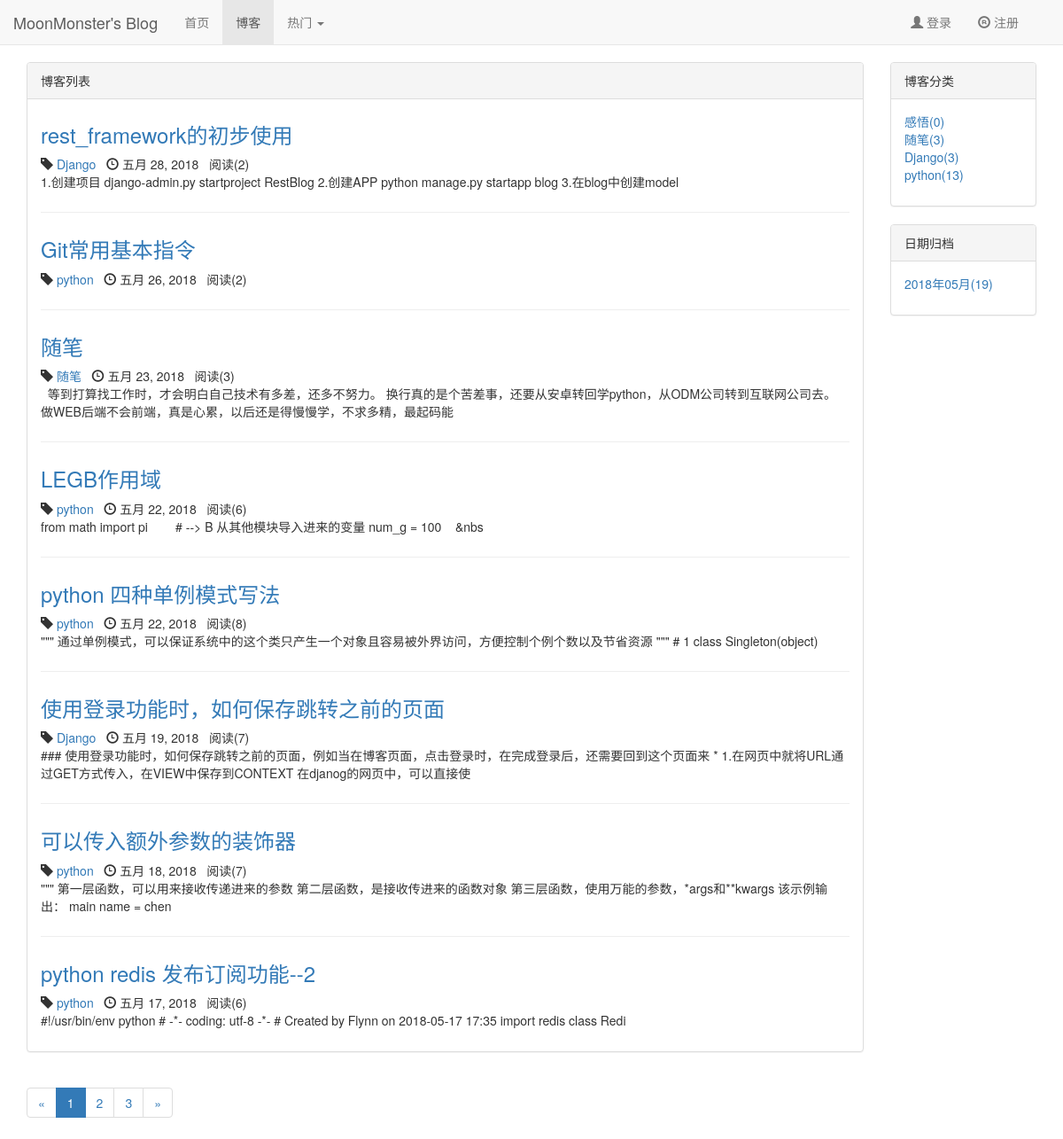
Screenshot of /blog/ with the database file from the repository.
### apps/blog/models.py (models this page shows, shortened)
class Blog(models.Model, ReadNumExpandMethod):
	title = models.CharField(max_length=50)
	content = RichTextUploadingField()
	author = models.ForeignKey(User, on_delete=models.DO_NOTHING)
	blog_type = models.ForeignKey(BlogType, on_delete=models.DO_NOTHING)
	created_time = models.DateTimeField(auto_now_add=True)
	last_update_time = models.DateTimeField(auto_now=True)
	read_details = GenericRelation(ReadDetail)
	class Meta:
		ordering = ['-created_time']

class BlogType(models.Model):
	type_name = models.CharField(max_length=50)

### apps/read_statistics/models.py (models this page shows)
class ReadNum(models.Model):
	read_num = models.IntegerField(default=0)
	content_type = models.ForeignKey(ContentType, on_delete=models.DO_NOTHING)
	object_id = models.PositiveIntegerField()
	content_object = GenericForeignKey('content_type', 'object_id')

### apps/blog/views.py (the view)
# urls.py: path('', views.blog_list, name='blog_list'),
def blog_list(request):
	blogs_all = Blog.objects.all()
	context = blogs_common_data(request, blogs_all)
	return render(request, 'blog/blog_list.html', context)

### apps/read_statistics/models.py (called while the page is built)
	def get_read_num(self):
		try:
			ct = ContentType.objects.get_for_model(self)
			readnum = ReadNum.objects.get(content_type=ct, object_id=self.pk)
			return readnum.read_num
		except exceptions.ObjectDoesNotExist:
			return 0

### templates/blog/blog_list.html (shortened to what this page needs)
{% extends 'base.html' %}
{% load staticfiles %}
{% block header_extends %}
    <link rel="stylesheet" href="{% static 'css/blog/blog.css' %}">
{% endblock header_extends %}
{% block nav_blog_active %}
    active
{% endblock nav_blog_active %}
{% block content %}
    <div class="container">
        <div class="row">
            <div class="col-xs-12 col-sm-10 col-md-10 col-lg-10">
                <div class="panel panel-default">
                    <div class="panel-heading">{% block blog_list_title %}博客列表{% endblock blog_list_title %}</div>
                    <div class="panel-body">
                        {% for blog in page_of_blogs.object_list %}
                            <div class="blog">
                                <a href="{% url 'blog_detail' blog.pk %}">
                                    <h3>{{ blog.title }}</h3>
                                </a>
                                <p class="blog-info">
                                    <span class="glyphicon glyphicon-tag"></span> <a
                                        href="{% url 'blogs_with_type' blog.blog_type.pk %}">{{ blog.blog_type.type_name }}</a>&nbsp;&nbsp;
                                    <span class="glyphicon glyphicon-time"></span> {{ blog.created_time|date }}&nbsp;&nbsp;
                                    阅读({{ blog.get_read_num }})
                                </p>
                                <p>{{ blog.content|safe|striptags|truncatechars:120 }}</p>
                            </div>
                        {% empty %}
                            <div class="blog">
                                <h3>--暂无博客，敬请期待--</h3>
                            </div>
                        {% endfor %}
                    </div>
                </div>
                <div>
                    <ul class="pagination">
                        <li>
                            {% if page_of_blogs.has_previous %}
                                <a href="?page={{ page_of_blogs.previous_page_number }}" aria-label="Previous">
                                    <span aria-hidden="true">&laquo;</span>
                                </a>
                            {% else %}
                                <span aria-hidden="true">&laquo;</span>
                            {% endif %}
                        </li>
                        {% for page_num in page_range %}
                            {% if page_num == page_of_blogs.number %}
                                <li class="active"><a href="?page={{ page_num }}">{{ page_num }} </a></li>
                            {% else %}
                                {% if page_num == '...' %}
                                    <li><span>{{ page_num }}</span></li>
                                {% else %}
                                    <li><a href="?page={{ page_num }}">{{ page_num }} </a></li>
                                {% endif %}
                            {% endif %}
                        {% endfor %}
                        <li>
                            {% if page_of_blogs.has_next %}
                                <a href="?page={{ page_of_blogs.next_page_number }}" aria-label="Next">
                                    <span aria-hidden="true">&raquo;</span>
                                </a>
                            {% else %}
                                <span aria-hidden="true">&raquo;</span>
                            {% endif %}
                        </li>
                    </ul>
                </div>
            </div>
            <div class="hidden-xs col-sm-2 col-md-2 col-lg-2">
                <div class="panel panel-default">
                    <div class="panel-heading">博客分类</div>
                    <div class="panel-body">
                        <ul class="blog-types">
                            {% for blog_type in blog_types %}
                                <li>
                                    <a href="{% url 'blogs_with_type' blog_type.pk %}">{{ blog_type.type_name }}({{ blog_type.blog_count }})</a>
                                </li>
                            {% empty %}
                                <li>暂无分类</li>
                            {% endfor %}
                        </ul>
                    </div>
                </div>
                <div class="panel panel-default">
                    <div class="panel-heading">
                        日期归档
                    </div>
                    <div class="panel-body">
                        <ul>
                            {% for date,value in blog_dates.items %}
                                <li>
                                    <a href="{% url 'blogs_with_date' date.year date.month %}">{{ date|date:'Y年m月' }}({{ value }})</a>
                                </li>
                            {% endfor %}
                        </ul>
                    </div>
                </div>
            </div>
        </div>
    </div>
{% endblock content %}

### static/css/base.css (style rules this page uses)
* { margin: 0; padding: 0; }
body { margin-top: 70px !important; }
ul { list-style-type: none !important; }

### static/css/blog/blog.css (style rules this page uses)
ul.blog-types { list-style-type: none; }
div.blog:not(:last-child) { margin-bottom: 2em; padding-bottom: 1em; border-bottom: 1px solid #eee; }
div.blog h3 { margin-top: 0.5em; }
div.blog p.blog-info { margin-bottom: 0; }

### rows the page displays
Blog: title "rest_framework的初步使用", blog_type.type_name "Django", created_time "五月 28, 2018", get_read_num "2", content "1.创建项目 django-admin.py startproject RestBlog 2.创建APP python manage.py startapp blog 3.在blog中创建model"
Blog: title "Git常用基本指令", blog_type.type_name "python", created_time "五月 26, 2018", get_read_num "2"
Blog: title "随笔", blog_type.type_name "随笔", created_time "五月 23, 2018", get_read_num "3", content "等到打算找工作时，才会明白自己技术有多差，还多不努力。 换行真的是个苦差事，还要从安卓转回学python，从ODM公司转到互联网公司去。 做WEB后端不会前端，真是心累，以后还是得慢慢学，不求多精，最起码能"
Blog: title "LEGB作用域", blog_type.type_name "python", created_time "五月 22, 2018", get_read_num "6", content "from math import pi # --> B 从其他模块导入进来的变量 num_g = 100 &nbs"
Blog: title "python 四种单例模式写法", blog_type.type_name "python", created_time "五月 22, 2018", get_read_num "8", content "\"\"\" 通过单例模式，可以保证系统中的这个类只产生一个对象且容易被外界访问，方便控制个例个数以及节省资源 \"\"\" # 1 class Singleton(object)"
Blog: title "使用登录功能时，如何保存跳转之前的页面", blog_type.type_name "Django", created_time "五月 19, 2018", get_read_num "7", content "### 使用登录功能时，如何保存跳转之前的页面，例如当在博客页面，点击登录时，在完成登录后，还需要回到这个页面来 * 1.在网页中就将URL通过GET方式传入，在VIEW中保存到CONTEXT 在djanog的网页中，可以直接使"
Blog: title "可以传入额外参数的装饰器", blog_type.type_name "python", created_time "五月 18, 2018", get_read_num "7", content "\"\"\" 第一层函数，可以用来接收传递进来的参数 第二层函数，是接收传进来的函数对象 第三层函数，使用万能的参数，*args和**kwargs 该示例输出： main name = chen"
Blog: title "python redis 发布订阅功能--2", blog_type.type_name "python", created_time "五月 17, 2018", get_read_num "6", content "#!/usr/bin/env python # -*- coding: utf-8 -*- # Created by Flynn on 2018-05-17 17:35 import redis class Redi"
BlogType: type_name "感悟", blog_count "0"
BlogType: type_name "随笔", blog_count "3"
BlogType: type_name "Django", blog_count "3"
BlogType: type_name "python", blog_count "13"

### other values shown
{{ page_num }} "1"
{{ page_num }} "2" "3"
{{ date|date:'Y年m月' }} "2018年05月"
{{ value }} "19"
